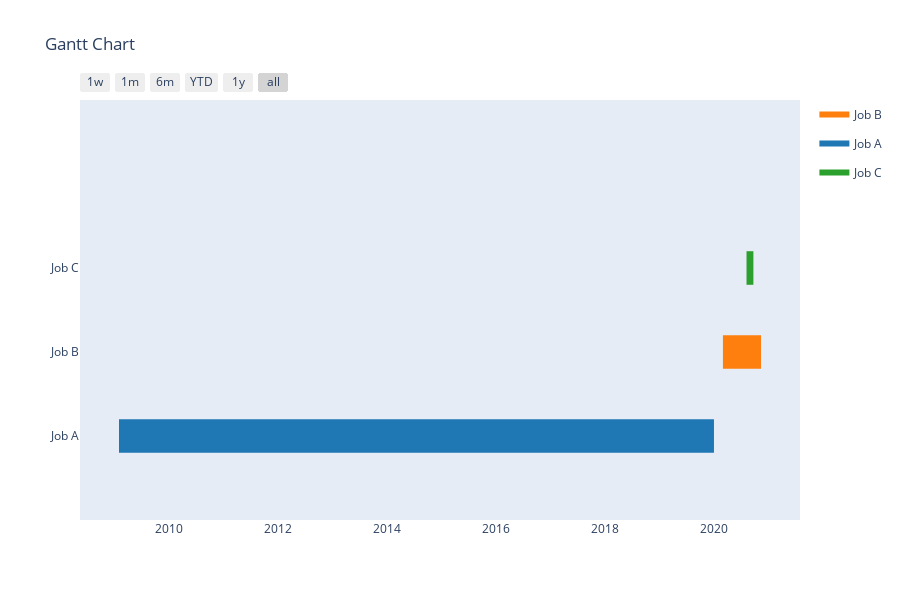

Notebook code cell kept with this figure:
### Markdown cell above
<h1> Gantt Chart</h1>
Syntax: plotly.figure_factory.create_gantt(df, colors=None, index_col=None, show_colorbar=False, reverse_colors=False, title=’Gantt Chart’, bar_width=0.2, showgrid_x=False, showgrid_y=False, height=600, width=None, tasks=None, task_names=None, data=None, group_tasks=False, show_hover_fill=True)

Parameters:

df: input data for gantt chart. Must be either a a dataframe or a list.

colors:  either a plotly scale name, an rgb or hex color, a color tuple or a list of colors

show_colorbar: determines if colorbar will be visible. Only applies if values in the index column are numeric.

show_hover_fill: enables/disables the hovertext for the filled area of the chart.

title: title of the chart

height: Height of the chart

weight: Weight of the chart

### Code cell
import plotly.figure_factory as ff
  
df = [dict(Task="Job A", Start='2020-01-01', Finish='2009-02-02'),
      dict(Task="Job B", Start='2020-03-01', Finish='2020-11-11'),
      dict(Task="Job C", Start='2020-08-06', Finish='2020-09-21')]

#fig = px.timeline(df, x_start="Start", x_end="Finish", y="Task")
fig = ff.create_gantt(df,show_colorbar = True,)
fig.show()

### Figure 1 — Plotly figure (JSON) as saved in the notebook; plotly's stock layout.template omitted (floating-point values rounded to 4 significant figures)
{"data": [{"fill": "toself", "fillcolor": "rgb(255, 127, 14)", "hoverinfo": "name", "legendgroup": "rgb(255, 127, 14)", "mode": "none", "name": "Job B", "type": "scatter", "x": ["2020-03-01", "2020-11-11", "2020-11-11", "2020-03-01"], "y": [0.8, 0.8, 1.2, 1.2]}, {"fill": "toself", "fillcolor": "rgb(31, 119, 180)", "hoverinfo": "name", "legendgroup": "rgb(31, 119, 180)", "mode": "none", "name": "Job A", "type": "scatter", "x": ["2020-01-01", "2009-02-02", "2009-02-02", "2020-01-01"], "y": [-0.2, -0.2, 0.2, 0.2]}, {"fill": "toself", "fillcolor": "rgb(44, 160, 44)", "hoverinfo": "name", "legendgroup": "rgb(44, 160, 44)", "mode": "none", "name": "Job C", "type": "scatter", "x": ["2020-08-06", "2020-09-21", "2020-09-21", "2020-08-06"], "y": [1.8, 1.8, 2.2, 2.2]}, {"legendgroup": "rgb(255, 127, 14)", "marker": {"color": "rgb(255, 127, 14)", "opacity": 0, "size": 1}, "mode": "markers", "name": "", "showlegend": false, "text": [null, null], "type": "scatter", "x": ["2020-03-01", "2020-11-11"], "y": [1, 1]}, {"legendgroup": "rgb(31, 119, 180)", "marker": {"color": "rgb(31, 119, 180)", "opacity": 0, "size": 1}, "mode": "markers", "name": "", "showlegend": false, "text": [null, null], "type": "scatter", "x": ["2020-01-01", "2009-02-02"], "y": [0, 0]}, {"legendgroup": "rgb(44, 160, 44)", "marker": {"color": "rgb(44, 160, 44)", "opacity": 0, "size": 1}, "mode": "markers", "name": "", "showlegend": false, "text": [null, null], "type": "scatter", "x": ["2020-08-06", "2020-09-21"], "y": [2, 2]}], "layout": {"height": 600, "hovermode": "closest", "showlegend": true, "title": {"text": "Gantt Chart"}, "xaxis": {"rangeselector": {"buttons": [{"count": 7, "label": "1w", "step": "day", "stepmode": "backward"}, {"count": 1, "label": "1m", "step": "month", "stepmode": "backward"}, {"count": 6, "label": "6m", "step": "month", "stepmode": "backward"}, {"count": 1, "label": "YTD", "step": "year", "stepmode": "todate"}, {"count": 1, "label": "1y", "step": "year", "stepmode": "backward"}, {"step": "all"}]}, "showgrid": false, "type": "date", "zeroline": false}, "yaxis": {"autorange": false, "range": [-1, 4], "showgrid": false, "ticktext": ["Job A", "Job B", "Job C"], "tickvals": [0, 1, 2], "zeroline": false}}}
